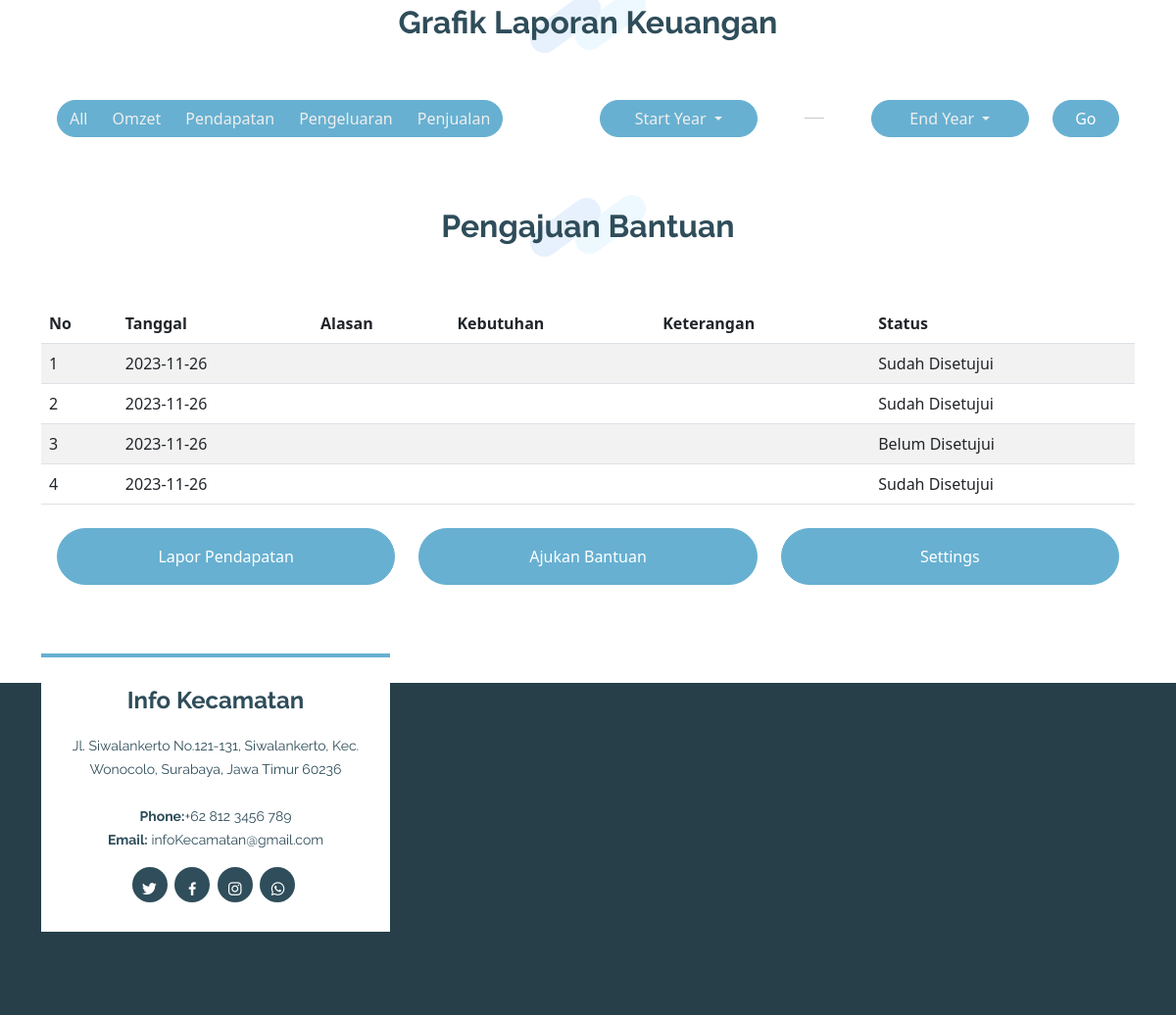
Before: /copy_profile.php (signed in, lower part) with the older database file.
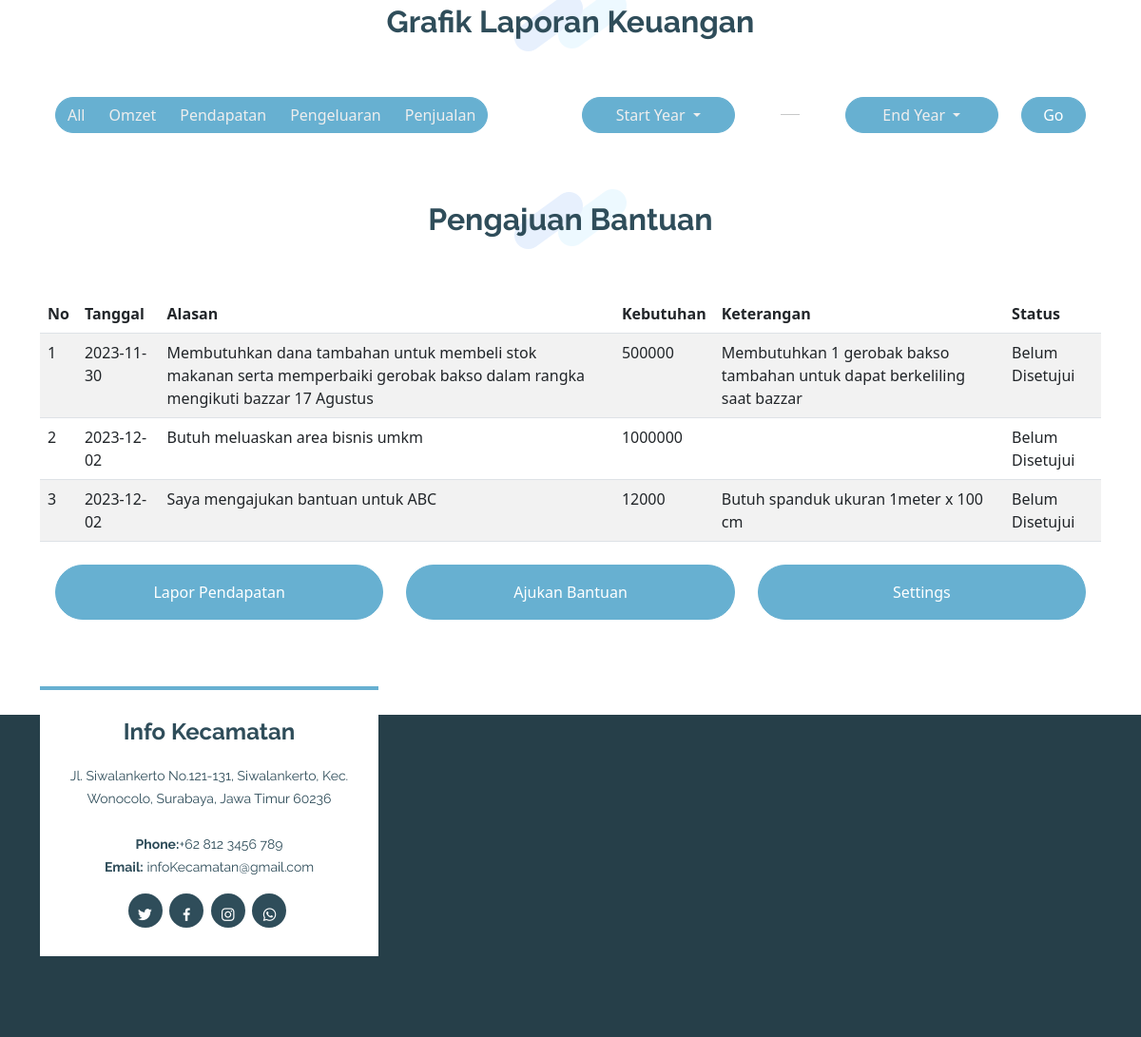
After: the same page with the newer database file.
### tables this page shows
CREATE TABLE `bantuan` (
  `id` int(11) NOT NULL,
  `id_umkm` int(11) NOT NULL,
  `tanggal` date DEFAULT current_timestamp(),
  `alasan` varchar(255) NOT NULL,
  `dokumen_pendukung` longblob NOT NULL,
  `kebutuhan_dana_nominal` int(11) DEFAULT NULL,
  `kebutuhan_dana_rincian` text DEFAULT NULL,
  `kebutuhan_tenda` tinyint(4) DEFAULT NULL,
  `kebutuhan_gerobak` tinyint(4) DEFAULT NULL,
  `kebutuhan_spanduk` tinyint(4) DEFAULT NULL,
  `kebutuhan_lainnya_ket` text DEFAULT NULL,
  `keterangan` text DEFAULT NULL,
  `status` int(11) NOT NULL DEFAULT 2
);

### copy_profile.php (the view, shortened to what this page needs)
<?php
require 'connect.php';
$id = $_SESSION['login'];
$sql = "SELECT * FROM bantuan WHERE id_umkm = $id AND status = 1";
$stmt2 = $conn->query($sql)->fetchAll();
?>
<!DOCTYPE html>
<html lang="en">
<head>
  <link href="assets/vendor/aos/aos.css" rel="stylesheet">
  <link href="assets/vendor/bootstrap/css/bootstrap.min.css" rel="stylesheet">
  <link href="assets/vendor/bootstrap-icons/bootstrap-icons.css" rel="stylesheet">
  <link href="assets/vendor/boxicons/css/boxicons.min.css" rel="stylesheet">
  <link href="assets/vendor/glightbox/css/glightbox.min.css" rel="stylesheet">
  <link href="assets/vendor/swiper/swiper-bundle.min.css" rel="stylesheet">
  <link href="assets/css/style.css" rel="stylesheet">
  <link href="https://cdnjs.cloudflare.com/ajax/libs/font-awesome/4.7.0/css/font-awesome.min.css" rel="stylesheet">
  <link href="https://cdn.jsdelivr.net/npm/bootstrap@5.3.2/dist/css/bootstrap.min.css" rel="stylesheet">
    <link rel="stylesheet" href="//cdn.jsdelivr.net/npm/sweetalert2@11/dist/sweetalert2.min.css" id="theme-styles">
    <link rel="stylesheet" href="https://cdn.datatables.net/1.13.7/css/dataTables.bootstrap5.min.css">
    <link rel="stylesheet" href="https://cdnjs.cloudflare.com/ajax/libs/twitter-bootstrap/5.3.0/css/bootstrap.min.css">
</head>
<body>
  <main id="main">
    <div class="container mt-5">
      <div class="section-title" data-aos="fade-in" data-aos-delay="100">
        <h2>Grafik Laporan Keuangan</h2>
      </div>
      <div class="row px-3 align-items-center">
        <div class="col-lg-6">
          <div class="btn-group rounded-pill" role="group" aria-label="Filter buttons">
            <button type="button" class="btn btn-filter" data-filter="all">All</button>
            <button type="button" class="btn btn-filter" data-filter="Omzet">Omzet</button>
            <button type="button" class="btn btn-filter" data-filter="Pendapatan">Pendapatan</button>
            <button type="button" class="btn btn-filter" data-filter="Pengeluaran">Pengeluaran</button>
            <button type="button" class="btn btn-filter" data-filter="Penjualan">Penjualan</button>
          </div>
        </div>
        <div class="col-lg-2">
          <button class="btn btn-filterStartYear dropdown-toggle w-100" type="button" id="startYearFilter" data-toggle="dropdown" aria-haspopup="true" aria-expanded="false">
            Start Year
          </button>
        </div>
        <div class="col-lg-1">
          <hr class="my-1" style="width: 20px; margin:auto;">
        </div>
        <div class="col-lg-2">
          <button class="btn btn-filterEndYear dropdown-toggle w-100" type="button" id="endYearFilter" data-toggle="dropdown" aria-expanded="false">
            End Year
          </button>
        </div>
        <div class="col-lg-1">
          <button class="btn btn-go w-100" type="button" id="goFilter" data-toggle="dropdown" aria-expanded="false">
            Go
          </button>
        </div>
      </div>
    </div>
    <div class="container mt-5">
      <div class="section-title" data-aos="fade-in" data-aos-delay="100">
        <h2>Pengajuan Bantuan</h2>
      </div>
        <table id="tableBantuan" class="table table-striped nowrap" style="width:100%">
            <thead>
                <tr>
                    <th>No</th>
                    <th>Tanggal</th>
                    <th>Alasan</th>
                    <th>Kebutuhan</th>
                    <th>Keterangan</th>
                    <th>Status</th>
                </tr>
            </thead>
            <tbody>
                <?php
                $sql = "SELECT * FROM bantuan";
                $stmt = $conn->query($sql)->fetchAll();
                $no = 1;
                foreach ($stmt as $row) {
                ?>
                    <tr>
                        <td><?php echo $no ?></td>
                        <?php $no++ ?>
                        <td><?php echo $row['tanggal'] ?></td>
                        <td><?php echo $row['alasan'] ?></td>
                        <td><?php echo $row['kebutuhan_dana_nominal'] ?></td>
                        <td><?php echo $row['keterangan'] ?></td>
                        <td><?php if ($row['status'] == 1) {
                                echo 'Sudah Disetujui';
                            } else {
                                echo 'Belum Disetujui';
                            }
                            ?></td>
                    </tr>
                <?php
                }
                ?>
            </tbody>
        </table>
    </div>
    <div class="container mt-4">
      <div class="row px-3 ">
        <div class="d-grid col-4">
          <a href="laporPendapatan.php" class="btn btn-primary px-4 py-3">Lapor Pendapatan</a>
        </div>
        <div class="d-grid col-4">
          <a href="bantuan.php" class="btn btn-primary px-4 py-3">Ajukan Bantuan</a>
        </div>
        <div class="d-grid col-4">
          <a href="" class="btn btn-primary px-4 py-3">Settings</a>
        </div>
      </div>
    </div>
  </main>
  <?php include "template/footer.php"; ?>
</body>
</html>

Changed rows visible on the page:
removed bantuan: tanggal "2023-11-26", status "Sudah Disetujui"
removed bantuan: tanggal "2023-11-26", status "Sudah Disetujui"
removed bantuan: tanggal "2023-11-26", status "Belum Disetujui"
removed bantuan: tanggal "2023-11-26", status "Sudah Disetujui"
added bantuan: tanggal "2023-11-30", alasan "Membutuhkan dana tambahan untuk membeli stok makanan serta memperbaiki gerobak bakso dalam rangka mengikuti bazzar 17 Agustus", kebutuhan_dana_nominal "500000", keterangan "Membutuhkan 1 gerobak bakso tambahan untuk dapat berkeliling saat bazzar", status "Belum Disetujui"
added bantuan: tanggal "2023-12-02", alasan "Butuh meluaskan area bisnis umkm", kebutuhan_dana_nominal "1000000", status "Belum Disetujui"
added bantuan: tanggal "2023-12-02", alasan "Saya mengajukan bantuan untuk ABC", kebutuhan_dana_nominal "12000", keterangan "Butuh spanduk ukuran 1meter x 100 cm", status "Belum Disetujui"
